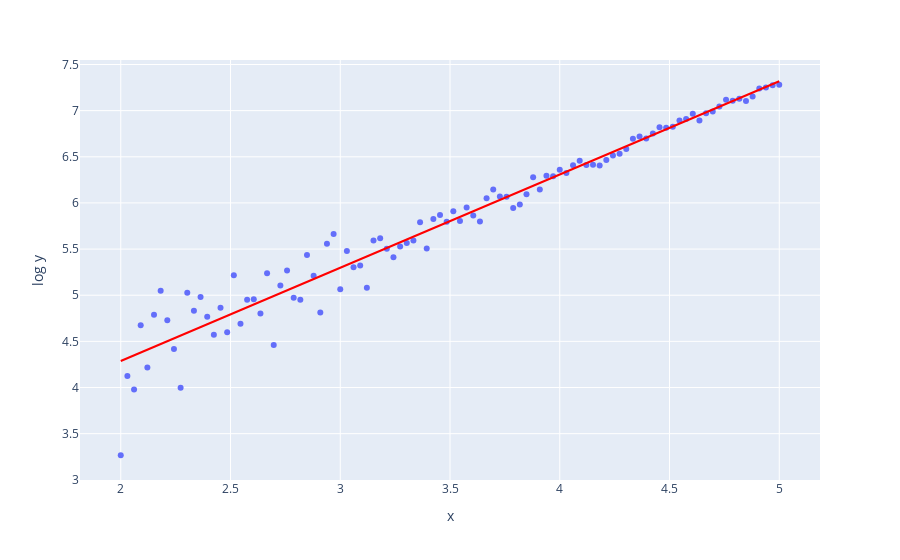

This figure's notebook cell:
### Markdown cell above
There is clearly a pattern in the residual plot. Let's instead try another transformation for the `'y'` values – $\log$.

### Code cell
df_2['log y'] = np.log(df_2['y'])

px.scatter(df_2, x='x', y='log y', trendline="ols", trendline_color_override="red")
